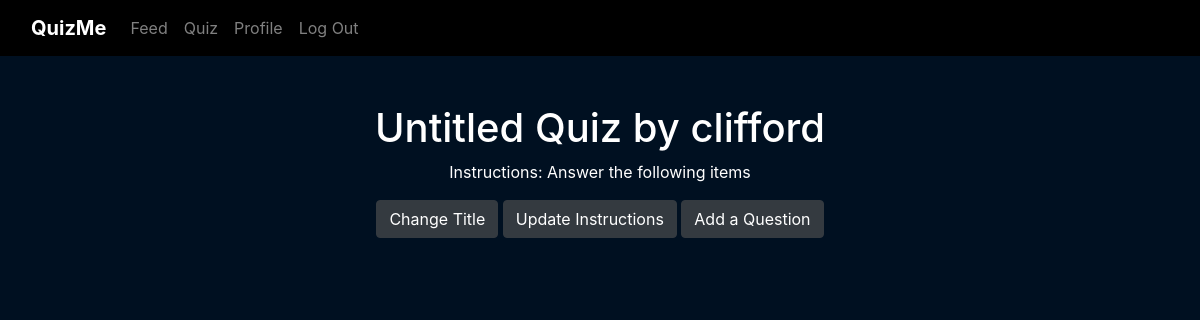
The app's page /quiz/modify_quiz/3/Untitled Quiz by clifford (signed in) with its own data.
### web_app/models.py (models this page shows)
class Quiz(db.Model):
    __tablename__ = 'quizzes'
    id = db.Column(db.Integer, primary_key=True)
    title = db.Column(db.String(30), nullable=False)
    instructions = db.Column(db.String(1000))
    total_items = db.Column(db.Integer)
    user_id = db.Column(db.Integer, db.ForeignKey('users.id'))
    items = db.relationship('Item')

### web_app/blueprints/quiz/routes.py (the view, shortened to what this page needs)
@quiz.route('/modify_quiz/<int:quiz_id>/<string:quiz_title>', methods=['GET', 'POST'])
def modify_quiz(quiz_id, quiz_title):
    if request.method == 'GET':
        quiz = Quiz.query.filter_by(id=quiz_id).first()
        return render_template('quiz/modify_quiz.html', quiz=quiz)

### web_app/blueprints/quiz/templates/quiz/modify_quiz.html (shortened to what this page needs)
{% extends "base.html" %}
{% block content %}
    <h1>{{ quiz.title }}</h1>
    <p>Instructions: {{ quiz.instructions }}</p>
    <button type="button" class="btn btn-dark" id="changeTitleButton">Change Title</button>
    <button type="button" class="btn btn-dark" id="updateInstrucButton">Update Instructions</button>
    <button type="button" class="btn btn-dark" id="addQuestionButton">Add a Question</button>
    <br /> <br />
{% endblock %}

### web_app/static/css/style.css (style rules this page uses)
body { background-color: #001021; color: white; }

### records on screen
Quiz: title "Untitled Quiz by clifford", instructions "Answer the following items"
